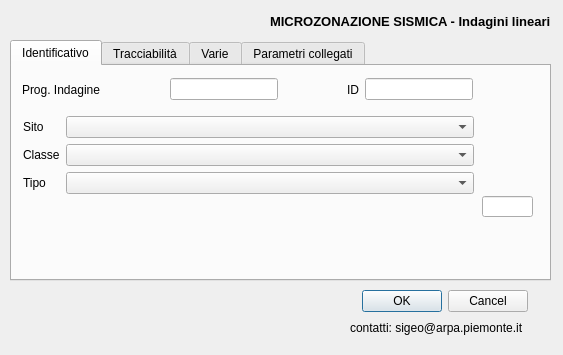
<?xml version="1.0" encoding="UTF-8"?>
<ui version="4.0">
 <class>Dialog</class>
 <widget class="QDialog" name="Dialog">
  <property name="geometry">
   <rect>
    <x>0</x>
    <y>0</y>
    <width>563</width>
    <height>355</height>
   </rect>
  </property>
  <property name="minimumSize">
   <size>
    <width>563</width>
    <height>0</height>
   </size>
  </property>
  <property name="font">
   <font>
    <family>Arial</family>
   </font>
  </property>
  <property name="windowTitle">
   <string>Indagini Lineari</string>
  </property>
  <widget class="QWidget" name="layoutWidget">
   <property name="geometry">
    <rect>
     <x>20</x>
     <y>10</y>
     <width>531</width>
     <height>22</height>
    </rect>
   </property>
   <layout class="QHBoxLayout" name="horizontalLayout">
    <item>
     <spacer name="horizontalSpacer">
      <property name="orientation">
       <enum>Qt::Horizontal</enum>
      </property>
      <property name="sizeHint" stdset="0">
       <size>
        <width>40</width>
        <height>20</height>
       </size>
      </property>
     </spacer>
    </item>
    <item>
     <widget class="QLabel" name="label_6">
      <property name="font">
       <font>
        <pointsize>10</pointsize>
        <weight>75</weight>
        <bold>true</bold>
       </font>
      </property>
      <property name="text">
       <string>MICROZONAZIONE SISMICA - Indagini lineari</string>
      </property>
     </widget>
    </item>
   </layout>
  </widget>
  <widget class="QTabWidget" name="Identificativo">
   <property name="geometry">
    <rect>
     <x>10</x>
     <y>40</y>
     <width>541</width>
     <height>241</height>
    </rect>
   </property>
   <property name="sizePolicy">
    <sizepolicy hsizetype="Expanding" vsizetype="Expanding">
     <horstretch>0</horstretch>
     <verstretch>0</verstretch>
    </sizepolicy>
   </property>
   <property name="minimumSize">
    <size>
     <width>541</width>
     <height>241</height>
    </size>
   </property>
   <property name="currentIndex">
    <number>0</number>
   </property>
   <widget class="QWidget" name="tab">
    <attribute name="title">
     <string>Identificativo</string>
    </attribute>
    <widget class="QLineEdit" name="tipo_ind">
     <property name="geometry">
      <rect>
       <x>470</x>
       <y>130</y>
       <width>51</width>
       <height>21</height>
      </rect>
     </property>
    </widget>
    <widget class="QWidget" name="layoutWidget">
     <property name="geometry">
      <rect>
       <x>10</x>
       <y>10</y>
       <width>451</width>
       <height>27</height>
      </rect>
     </property>
     <layout class="QHBoxLayout" name="horizontalLayout_2">
      <item>
       <widget class="QLabel" name="label_3">
        <property name="toolTip">
         <string/>
        </property>
        <property name="statusTip">
         <string/>
        </property>
        <property name="whatsThis">
         <string/>
        </property>
        <property name="text">
         <string>Prog. Indagine</string>
        </property>
       </widget>
      </item>
      <item>
       <spacer name="horizontalSpacer_3">
        <property name="orientation">
         <enum>Qt::Horizontal</enum>
        </property>
        <property name="sizeHint" stdset="0">
         <size>
          <width>40</width>
          <height>20</height>
         </size>
        </property>
       </spacer>
      </item>
      <item>
       <widget class="QLineEdit" name="pkey_indln">
        <property name="toolTip">
         <string extracomment="pippo"/>
        </property>
        <property name="whatsThis">
         <string/>
        </property>
       </widget>
      </item>
      <item>
       <spacer name="horizontalSpacer_2">
        <property name="orientation">
         <enum>Qt::Horizontal</enum>
        </property>
        <property name="sizeHint" stdset="0">
         <size>
          <width>40</width>
          <height>20</height>
         </size>
        </property>
       </spacer>
      </item>
      <item>
       <widget class="QLabel" name="label_5">
        <property name="toolTip">
         <string/>
        </property>
        <property name="statusTip">
         <string/>
        </property>
        <property name="whatsThis">
         <string/>
        </property>
        <property name="text">
         <string>ID</string>
        </property>
       </widget>
      </item>
      <item>
       <widget class="QLineEdit" name="ID_INDLN">
        <property name="toolTip">
         <string extracomment="pippo"/>
        </property>
        <property name="whatsThis">
         <string/>
        </property>
       </widget>
      </item>
     </layout>
    </widget>
    <widget class="QWidget" name="layoutWidget">
     <property name="geometry">
      <rect>
       <x>11</x>
       <y>50</y>
       <width>451</width>
       <height>104</height>
      </rect>
     </property>
     <layout class="QFormLayout" name="formLayout">
      <item row="0" column="0">
       <widget class="QLabel" name="label_4">
        <property name="text">
         <string>Sito</string>
        </property>
       </widget>
      </item>
      <item row="0" column="1">
       <widget class="QComboBox" name="pkey_sln"/>
      </item>
      <item row="1" column="0">
       <widget class="QLabel" name="label">
        <property name="text">
         <string>Classe</string>
        </property>
       </widget>
      </item>
      <item row="1" column="1">
       <widget class="QComboBox" name="classe_ind"/>
      </item>
      <item row="2" column="0">
       <widget class="QLabel" name="label_2">
        <property name="text">
         <string>Tipo</string>
        </property>
       </widget>
      </item>
      <item row="2" column="1">
       <widget class="QComboBox" name="tipo_indcmb"/>
      </item>
     </layout>
    </widget>
   </widget>
   <widget class="QWidget" name="tab_2">
    <attribute name="title">
     <string>Tracciabilità</string>
    </attribute>
    <widget class="QLabel" name="label_7">
     <property name="geometry">
      <rect>
       <x>10</x>
       <y>10</y>
       <width>161</width>
       <height>16</height>
      </rect>
     </property>
     <property name="font">
      <font>
       <weight>75</weight>
       <bold>true</bold>
      </font>
     </property>
     <property name="frameShape">
      <enum>QFrame::NoFrame</enum>
     </property>
     <property name="frameShadow">
      <enum>QFrame::Plain</enum>
     </property>
     <property name="text">
      <string>Precedente archivio</string>
     </property>
    </widget>
    <widget class="QWidget" name="layoutWidget">
     <property name="geometry">
      <rect>
       <x>110</x>
       <y>30</y>
       <width>411</width>
       <height>171</height>
      </rect>
     </property>
     <layout class="QVBoxLayout" name="verticalLayout_3">
      <item>
       <widget class="QLineEdit" name="id_indlnex"/>
      </item>
      <item>
       <widget class="QLineEdit" name="arch_ex"/>
      </item>
      <item>
       <widget class="QPlainTextEdit" name="note_indln"/>
      </item>
     </layout>
    </widget>
    <widget class="QWidget" name="layoutWidget">
     <property name="geometry">
      <rect>
       <x>10</x>
       <y>30</y>
       <width>91</width>
       <height>71</height>
      </rect>
     </property>
     <layout class="QVBoxLayout" name="verticalLayout_4">
      <item>
       <widget class="QLabel" name="lbl_valore1_2">
        <property name="enabled">
         <bool>true</bool>
        </property>
        <property name="text">
         <string>Identificativo </string>
        </property>
       </widget>
      </item>
      <item>
       <widget class="QLabel" name="lbl_valore1">
        <property name="enabled">
         <bool>true</bool>
        </property>
        <property name="text">
         <string>Nome</string>
        </property>
       </widget>
      </item>
      <item>
       <widget class="QLabel" name="lbl_valore2">
        <property name="text">
         <string>Note</string>
        </property>
       </widget>
      </item>
     </layout>
    </widget>
   </widget>
   <widget class="QWidget" name="tab_4">
    <attribute name="title">
     <string>Varie</string>
    </attribute>
    <widget class="QWidget" name="layoutWidget">
     <property name="geometry">
      <rect>
       <x>11</x>
       <y>21</y>
       <width>511</width>
       <height>86</height>
      </rect>
     </property>
     <layout class="QFormLayout" name="formLayout_2">
      <item row="0" column="0">
       <widget class="QLabel" name="labe">
        <property name="enabled">
         <bool>true</bool>
        </property>
        <property name="text">
         <string>Data esecuzione</string>
        </property>
       </widget>
      </item>
      <item row="0" column="1">
       <widget class="QLineEdit" name="data_ind"/>
      </item>
      <item row="1" column="0">
       <widget class="QLabel" name="data_ind_2">
        <property name="enabled">
         <bool>true</bool>
        </property>
        <property name="text">
         <string>Pagina contenente l'indagine</string>
        </property>
       </widget>
      </item>
      <item row="1" column="1">
       <widget class="QLineEdit" name="doc_pag"/>
      </item>
      <item row="2" column="0">
       <widget class="QLabel" name="data_ind_3">
        <property name="enabled">
         <bool>true</bool>
        </property>
        <property name="text">
         <string>Nome file contenente l'indagine</string>
        </property>
       </widget>
      </item>
      <item row="2" column="1">
       <widget class="QLineEdit" name="doc_ind">
        <property name="text">
         <string/>
        </property>
       </widget>
      </item>
     </layout>
    </widget>
    <widget class="QWidget" name="layoutWidget">
     <property name="geometry">
      <rect>
       <x>190</x>
       <y>120</y>
       <width>178</width>
       <height>28</height>
      </rect>
     </property>
     <layout class="QHBoxLayout" name="horizontalLayout_4">
      <item>
       <widget class="QPushButton" name="btnFile">
        <property name="text">
         <string>...</string>
        </property>
       </widget>
      </item>
      <item>
       <widget class="QPushButton" name="btnApriFile">
        <property name="text">
         <string>Aprifile</string>
        </property>
       </widget>
      </item>
     </layout>
    </widget>
   </widget>
   <widget class="QWidget" name="tab_5">
    <attribute name="title">
     <string>Parametri collegati</string>
    </attribute>
    <widget class="QTableWidget" name="tableParametri">
     <property name="enabled">
      <bool>true</bool>
     </property>
     <property name="geometry">
      <rect>
       <x>10</x>
       <y>10</y>
       <width>521</width>
       <height>151</height>
      </rect>
     </property>
     <property name="editTriggers">
      <set>QAbstractItemView::AnyKeyPressed|QAbstractItemView::EditKeyPressed</set>
     </property>
     <property name="selectionMode">
      <enum>QAbstractItemView::SingleSelection</enum>
     </property>
     <property name="selectionBehavior">
      <enum>QAbstractItemView::SelectRows</enum>
     </property>
     <attribute name="horizontalHeaderMinimumSectionSize">
      <number>30</number>
     </attribute>
    </widget>
    <widget class="QPushButton" name="btnApriForm">
     <property name="geometry">
      <rect>
       <x>430</x>
       <y>170</y>
       <width>101</width>
       <height>27</height>
      </rect>
     </property>
     <property name="text">
      <string>Apri  Parametro</string>
     </property>
    </widget>
   </widget>
  </widget>
  <widget class="QWidget" name="layoutWidget">
   <property name="geometry">
    <rect>
     <x>20</x>
     <y>290</y>
     <width>231</width>
     <height>41</height>
    </rect>
   </property>
   <layout class="QHBoxLayout" name="horizontalLayout_3">
    <item>
     <widget class="QLabel" name="label_10">
      <property name="text">
       <string/>
      </property>
      <property name="pixmap">
       <pixmap>resources/arpa.gif</pixmap>
      </property>
     </widget>
    </item>
    <item>
     <widget class="QLabel" name="label_16">
      <property name="text">
       <string/>
      </property>
      <property name="pixmap">
       <pixmap>resources/rp.gif</pixmap>
      </property>
     </widget>
    </item>
   </layout>
  </widget>
  <widget class="QWidget" name="layoutWidget">
   <property name="geometry">
    <rect>
     <x>350</x>
     <y>290</y>
     <width>178</width>
     <height>48</height>
    </rect>
   </property>
   <layout class="QVBoxLayout" name="verticalLayout_5">
    <item>
     <widget class="QDialogButtonBox" name="buttonBox">
      <property name="orientation">
       <enum>Qt::Horizontal</enum>
      </property>
      <property name="standardButtons">
       <set>QDialogButtonBox::Cancel|QDialogButtonBox::Ok</set>
      </property>
     </widget>
    </item>
    <item>
     <widget class="QLabel" name="label_17">
      <property name="text">
       <string>contatti: sigeo@arpa.piemonte.it</string>
      </property>
     </widget>
    </item>
   </layout>
  </widget>
  <zorder>layoutWidget</zorder>
  <zorder>layoutWidget</zorder>
  <zorder>layoutWidget</zorder>
  <zorder>Identificativo</zorder>
 </widget>
 <resources/>
 <connections>
  <connection>
   <sender>buttonBox</sender>
   <signal>accepted()</signal>
   <receiver>Dialog</receiver>
   <slot>accept()</slot>
   <hints>
    <hint type="sourcelabel">
     <x>248</x>
     <y>254</y>
    </hint>
    <hint type="destinationlabel">
     <x>157</x>
     <y>274</y>
    </hint>
   </hints>
  </connection>
  <connection>
   <sender>buttonBox</sender>
   <signal>rejected()</signal>
   <receiver>Dialog</receiver>
   <slot>reject()</slot>
   <hints>
    <hint type="sourcelabel">
     <x>316</x>
     <y>260</y>
    </hint>
    <hint type="destinationlabel">
     <x>286</x>
     <y>274</y>
    </hint>
   </hints>
  </connection>
 </connections>
</ui>
